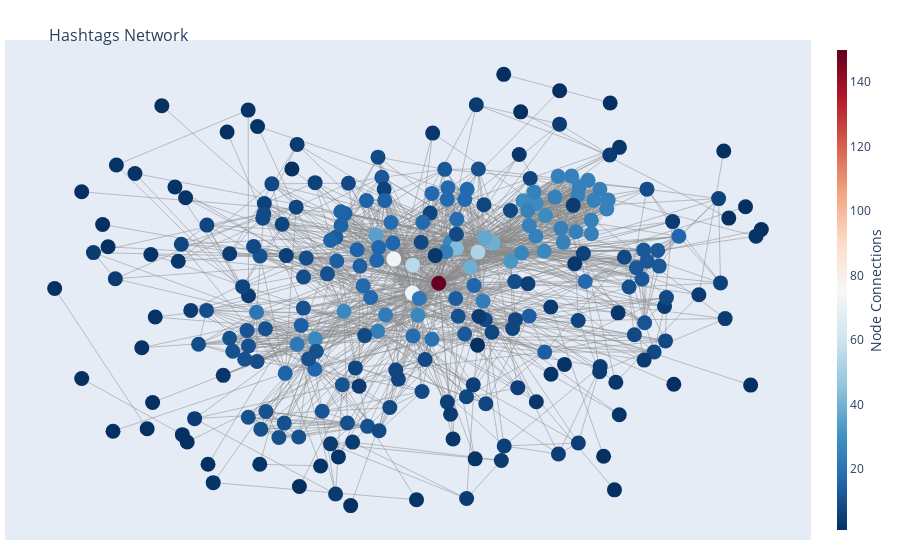

Notebook code for this chart:
### Code cell
fig = go.Figure(data=[edge_trace, node_trace],
             layout=go.Layout(
                title='<br> Hashtags Network',
                titlefont=dict(size=16),
                showlegend=False,
                hovermode='closest',
                margin=dict(b=20,l=5,r=5,t=40),
                annotations=[ dict(
                    text="",
                    showarrow=False,
                    xref="paper", yref="paper") ],
                xaxis=dict(showgrid=False, zeroline=False, showticklabels=False),
                yaxis=dict(showgrid=False, zeroline=False, showticklabels=False)))

fig.show()

### Figure 1 — Plotly figure (JSON) as saved in the notebook; plotly's stock layout.template omitted (floating-point values rounded to 4 significant figures; data arrays with more than 128 entries replaced by an {"elided": "..."} marker saying what was removed)
{"data": [{"hoverinfo": "none", "line": {"color": "#888", "width": 0.5}, "mode": "lines", "type": "scatter", "x": {"elided": "4548 float values"}, "y": {"elided": "4548 float values"}}, {"hoverinfo": "text", "marker": {"color": {"elided": "258 int values"}, "colorbar": {"thickness": 10, "title": {"side": "right", "text": "Node Connections"}, "xanchor": "left"}, "colorscale": [[0, "rgb(103,0,31)"], [0.1, "rgb(178,24,43)"], [0.2, "rgb(214,96,77)"], [0.3, "rgb(244,165,130)"], [0.4, "rgb(253,219,199)"], [0.5, "rgb(247,247,247)"], [0.6, "rgb(209,229,240)"], [0.7, "rgb(146,197,222)"], [0.8, "rgb(67,147,195)"], [0.9, "rgb(33,102,172)"], [1, "rgb(5,48,97)"]], "line": {"width": 0}, "reversescale": true, "showscale": true, "size": 15}, "mode": "markers", "text": {"elided": "258 str values"}, "type": "scatter", "x": {"elided": "258 float values"}, "y": {"elided": "258 float values"}}], "layout": {"annotations": [{"showarrow": false, "text": "", "xref": "paper", "yref": "paper"}], "hovermode": "closest", "margin": {"b": 20, "l": 5, "r": 5, "t": 40}, "showlegend": false, "title": {"font": {"size": 16}, "text": "<br> Hashtags Network"}, "xaxis": {"showgrid": false, "showticklabels": false, "zeroline": false}, "yaxis": {"showgrid": false, "showticklabels": false, "zeroline": false}}}
